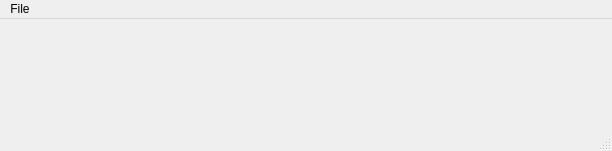
<?xml version="1.0" encoding="UTF-8"?>
<ui version="4.0">
 <class>CalculatorWindow</class>
 <widget class="QMainWindow" name="CalculatorWindow">
  <property name="geometry">
   <rect>
    <x>0</x>
    <y>0</y>
    <width>612</width>
    <height>151</height>
   </rect>
  </property>
  <property name="windowTitle">
   <string>MainWindow</string>
  </property>
  <widget class="QWidget" name="centralwidget"/>
  <widget class="QMenuBar" name="menubar">
   <property name="geometry">
    <rect>
     <x>0</x>
     <y>0</y>
     <width>612</width>
     <height>26</height>
    </rect>
   </property>
   <widget class="QMenu" name="menuFile">
    <property name="title">
     <string>File</string>
    </property>
    <addaction name="actionClear"/>
   </widget>
   <addaction name="menuFile"/>
  </widget>
  <widget class="QStatusBar" name="statusbar"/>
  <action name="actionClear">
   <property name="text">
    <string>Clear</string>
   </property>
  </action>
 </widget>
 <resources/>
 <connections/>
</ui>
